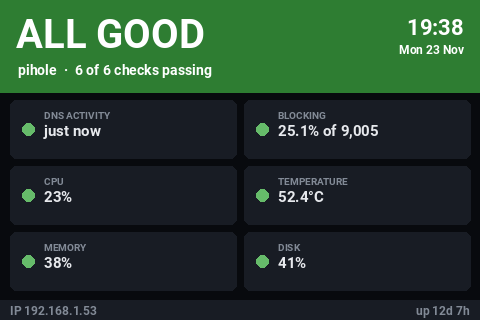

The Python source for this figure:
#!/usr/bin/env python3
"""Pi-hole LCD (480x320): health board. ALL GOOD / CHECK / PROBLEM banner over six checks (DNS, blocking, CPU, temp, memory, disk)."""
import time, sqlite3, socket, psutil
from PIL import Image, ImageDraw, ImageFont
from datetime import datetime

# --- CONFIG ---
FB_DEV = "/dev/fb1"
WIDTH, HEIGHT = 480, 320
DB_PATH = "/etc/pihole/pihole-FTL.db"
UPDATE_INTERVAL = 4

# --- SYSTEM ---
def get_ip():
    try:
        s = socket.socket(socket.AF_INET, socket.SOCK_DGRAM)
        s.connect(("8.8.8.8", 80))
        ip = s.getsockname()[0]; s.close(); return ip
    except: return "N/A"

def get_hostname(): return socket.gethostname()

def get_temp():
    try: return int(open("/sys/class/thermal/thermal_zone0/temp").read()) / 1000
    except: return 0

def get_cpu(): return psutil.cpu_percent()

def get_mem(): return psutil.virtual_memory().percent

def get_uptime_short():
    """'12d 7h' when up for days, otherwise '7h 43m'."""
    try:
        t = int(float(open("/proc/uptime").read().split()[0]))
        d, h, m = t // 86400, (t // 3600) % 24, (t // 60) % 60
        return f"{d}d {h}h" if d else f"{h}h {m}m"
    except: return "N/A"

# --- PIHOLE ---
def get_stats():
    try:
        conn = sqlite3.connect(DB_PATH); c = conn.cursor()
        c.execute("""
        SELECT COUNT(*),
               SUM(CASE WHEN status=1 THEN 1 ELSE 0 END),
               SUM(CASE WHEN type=1 THEN 1 ELSE 0 END),
               MAX(timestamp)
        FROM queries
        WHERE timestamp >= strftime('%s','now','start of day');
        """)
        total, blocked, forwarded, last = c.fetchone()

        c.execute("SELECT COUNT(DISTINCT client) FROM queries WHERE timestamp >= strftime('%s','now','start of day');")
        clients = c.fetchone()[0]

        c.execute("""
        SELECT domain FROM queries
        WHERE status=1 AND timestamp >= strftime('%s','now','-1 day')
        GROUP BY domain
        ORDER BY MAX(timestamp) DESC
        LIMIT 7;
        """)
        last_blocked = [row[0] for row in c.fetchall()]
        conn.close()

        return {
            "total": total or 0,
            "blocked": blocked or 0,
            "forwarded": forwarded or 0,
            "blocked_pct": (blocked / total * 100) if total else 0,
            "forwarded_pct": (forwarded / total * 100) if total else 0,
            "clients": clients,
            "last": datetime.fromtimestamp(last).strftime("%H:%M") if last else "N/A",
            "last_blocked": last_blocked,
        }
    except Exception as e:
        print(e); return None

# --- HELPERS ---
def text(draw, x, y, s, c, f): draw.text((x, y), s, fill=c, font=f)

def text_w(draw, s, f): return draw.textbbox((0, 0), s, font=f)[2]

def text_right(draw, x, y, s, c, f): draw.text((x - text_w(draw, s, f), y), s, fill=c, font=f)

def text_center(draw, cx, y, s, c, f): draw.text((cx - text_w(draw, s, f) // 2, y), s, fill=c, font=f)

def fit(draw, s, f, maxw):
    """Trim s with an ellipsis so it fits maxw pixels."""
    if text_w(draw, s, f) <= maxw: return s
    while s and text_w(draw, s + "…", f) > maxw: s = s[:-1]
    return s + "…"

def panel(draw, box, fill, r=6):
    # rounded_rectangle needs Pillow >= 8.2; fall back to square corners
    if hasattr(draw, "rounded_rectangle"): draw.rounded_rectangle(box, radius=r, fill=fill)
    else: draw.rectangle(box, fill=fill)

# --- FONTS ---
FONT_PATH = "/usr/share/fonts/truetype/roboto/Roboto-Bold.ttf"
font_label  = ImageFont.truetype(FONT_PATH, 10)
font_small  = ImageFont.truetype(FONT_PATH, 12)
font        = ImageFont.truetype(FONT_PATH, 14)
font_value  = ImageFont.truetype(FONT_PATH, 15)
font_clock  = ImageFont.truetype(FONT_PATH, 22)
font_banner = ImageFont.truetype(FONT_PATH, 40)

# --- EXTRA DATA ---
def get_last_seen():
    """Unix time of the newest query in the database (None if unreadable)."""
    try:
        conn = sqlite3.connect(DB_PATH); c = conn.cursor()
        c.execute("SELECT MAX(timestamp) FROM queries;")
        t = c.fetchone()[0]
        conn.close()
        return t
    except Exception as e:
        print(e); return None

def get_disk():
    try: return psutil.disk_usage("/").percent
    except Exception: return 0

# --- DRAW ---
BG    = (8, 10, 14)
PANEL = (24, 28, 36)
FG    = (230, 232, 236)
DIM   = (130, 138, 150)
WHITE = (255, 255, 255)
STATE = {"ok":   ((46, 125, 50),  (102, 187, 106), "ALL GOOD"),
         "warn": ((214, 120, 0),  (255, 183, 77),  "CHECK"),
         "bad":  ((198, 40, 40),  (239, 83, 80),   "PROBLEM")}
RANK = {"ok": 0, "warn": 1, "bad": 2}
FOOTER_H, M, GAP = 20, 10, 8

def grade(v, warn, crit): return "bad" if v >= crit else "warn" if v >= warn else "ok"

def checks(stats):
    cpu, temp, mem, disk = get_cpu(), get_temp(), get_mem(), get_disk()
    out = []
    last = get_last_seen()
    if last is None:
        out.append(("DNS ACTIVITY", "database unreadable", "bad"))
    else:
        age = max(0, time.time() - last)
        msg = "just now" if age < 90 else f"last query {int(age // 60)} min ago"
        out.append(("DNS ACTIVITY", msg, "ok" if age < 300 else "warn" if age < 1800 else "bad"))
    if not stats:
        out.append(("BLOCKING", "no data", "bad"))
    elif stats["total"] and not stats["blocked"]:
        out.append(("BLOCKING", "nothing blocked today", "warn"))
    else:
        out.append(("BLOCKING", f"{stats['blocked_pct']:.1f}% of {stats['total']:,}", "ok"))
    out.append(("CPU",         f"{cpu:.0f}%",    grade(cpu, 60, 80)))
    out.append(("TEMPERATURE", f"{temp:.1f}°C",  grade(temp, 60, 70)))
    out.append(("MEMORY",      f"{mem:.0f}%",    grade(mem, 70, 90)))
    out.append(("DISK",        f"{disk:.0f}%",   grade(disk, 80, 90)))
    return out

def draw_screen(stats):
    results = checks(stats)
    overall = max((s for _, _, s in results), key=RANK.get)
    passing = sum(1 for _, _, s in results if s == "ok")

    img = Image.new("RGB", (WIDTH, HEIGHT), BG)
    draw = ImageDraw.Draw(img)

    # BANNER
    fill, _, word = STATE[overall]
    draw.rectangle((0, 0, WIDTH, 92), fill=fill)
    text(draw, M + 6, 10, word, WHITE, font_banner)
    text(draw, M + 8, 62, f"{get_hostname()}  ·  {passing} of {len(results)} checks passing",
         WHITE, font)
    text_right(draw, WIDTH - M - 6, 14, datetime.now().strftime("%H:%M"), WHITE, font_clock)
    text_right(draw, WIDTH - M - 6, 42, datetime.now().strftime("%a %d %b"), WHITE, font_small)

    # CHECK GRID: 2 columns x 3 rows
    top, bottom = 92 + GAP, HEIGHT - FOOTER_H - GAP
    cw = (WIDTH - 2 * M - GAP) // 2
    ch = (bottom - top - 2 * GAP) // 3
    for i, (label, value, st) in enumerate(results):
        x0 = M + (i % 2) * (cw + GAP)
        y0 = top + (i // 2) * (ch + GAP)
        panel(draw, (x0, y0, x0 + cw, y0 + ch), PANEL)
        dot = STATE[st][1]
        cy = y0 + ch // 2
        draw.ellipse((x0 + 12, cy - 6, x0 + 24, cy + 6), fill=dot)
        text(draw, x0 + 34, y0 + 9, label, DIM, font_label)
        text(draw, x0 + 34, y0 + 22, fit(draw, value, font_value, cw - 44),
             FG if st == "ok" else dot, font_value)

    # FOOTER
    fy = HEIGHT - FOOTER_H
    draw.rectangle((0, fy, WIDTH, HEIGHT), fill=PANEL)
    text(draw, M, fy + 3, f"IP {get_ip()}", DIM, font_small)
    text_right(draw, WIDTH - M, fy + 3, f"up {get_uptime_short()}", DIM, font_small)
    return img

# --- FB ---
from PIL import ImageChops

# RGB565 split into its high and low byte, per channel (lookup tables)
_R_HI = [v & 0xF8 for v in range(256)]
_G_HI = [v >> 5 for v in range(256)]
_G_LO = [(v & 0x1C) << 3 for v in range(256)]
_B_LO = [v >> 3 for v in range(256)]
FB_REFRESH = 60          # rewrite an unchanged frame at least this often (seconds)
_last_frame, _last_write = None, 0.0

def write_fb(img):
    """Send img to the framebuffer as little-endian RGB565 in a single write.
    Unchanged frames are skipped (but rewritten every FB_REFRESH seconds)."""
    global _last_frame, _last_write
    r, g, b = img.convert("RGB").split()
    hi = ImageChops.add(r.point(_R_HI), g.point(_G_HI))
    lo = ImageChops.add(g.point(_G_LO), b.point(_B_LO))
    frame = Image.merge("LA", (lo, hi)).tobytes()
    if frame == _last_frame and time.time() - _last_write < FB_REFRESH:
        return
    with open(FB_DEV, "wb") as f:
        f.write(frame)
    _last_frame, _last_write = frame, time.time()

# --- CPU SAVING ---
# Pi-hole numbers change slowly: query the database at most every STATS_TTL
# seconds and reuse the result for the frames in between.
STATS_TTL = 30

def _every(seconds, fn):
    cache = {"t": 0.0, "v": None}
    def wrapper(*args):
        if cache["v"] is None or time.time() - cache["t"] >= seconds:
            cache["v"], cache["t"] = fn(*args), time.time()
        return cache["v"]
    return wrapper

get_stats = _every(STATS_TTL, get_stats)
get_last_seen = _every(30, get_last_seen)

# --- LOOP ---
if __name__ == "__main__":
    while True:
        write_fb(draw_screen(get_stats()))
        time.sleep(UPDATE_INTERVAL)
